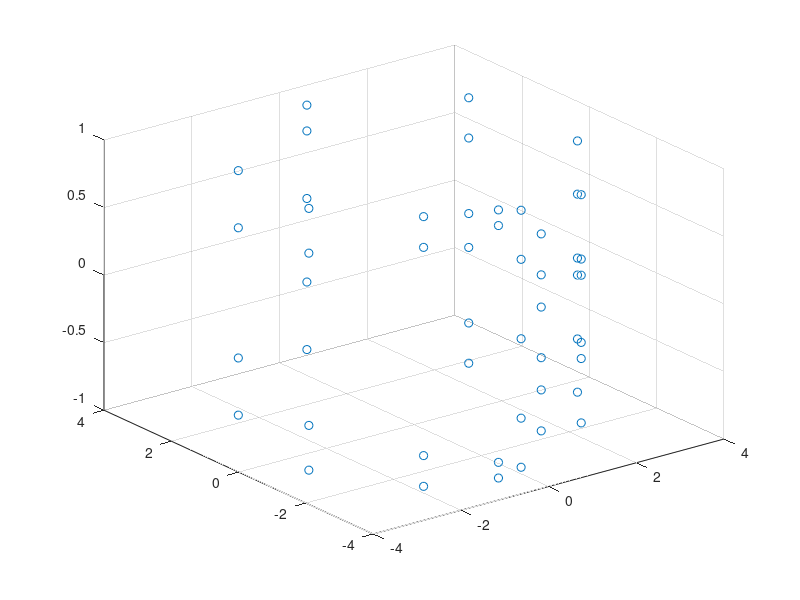

Write the MATLAB code that produced this figure.
t = 0:2*pi/100:2*pi;

lissajous = @(m,n,d) sin(m*t) + 1i*cos(n*t+pi*d);

f = lissajous(5,3,0);
%plot(real(f), imag(f),'color',[0.00,0.45,0.74], 'linewidth', 0.7, 'marker', '*')

xl = real(f);
yl = imag(f);

length = 2;
r = 10*length/(2*pi);
z = yl;
theta1 = xl*2*pi/length;

k = 1;
for i=1:101
    
  if(abs(theta1(i)- 3.1416) > 0)
      theta(k) = theta1(i);
      k = k + 1;
  end 
end

x = r*sin(theta);
y = r*cos(theta);

l = size(x);

scatter3(x(1,1:fix(l(2)/2)),y(1,1:fix(l(2)/2)),z(1,1:fix(l(2)/2)))
